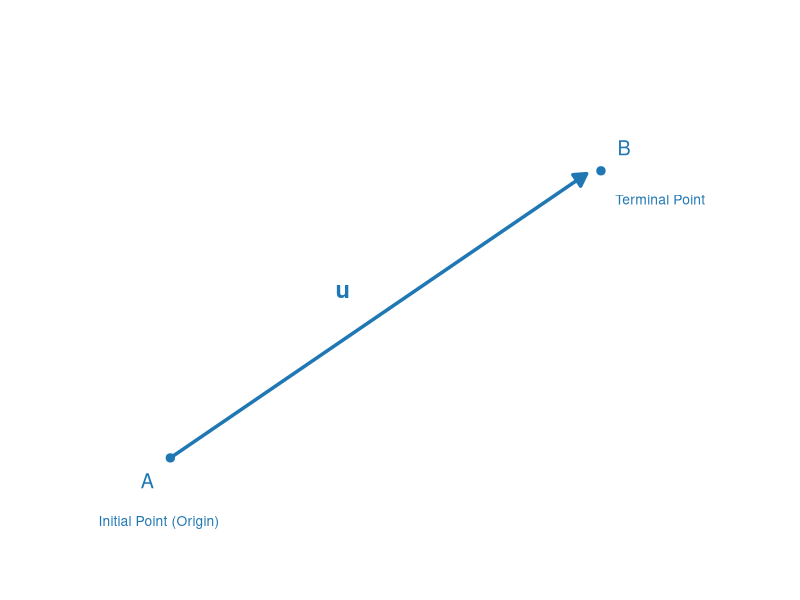
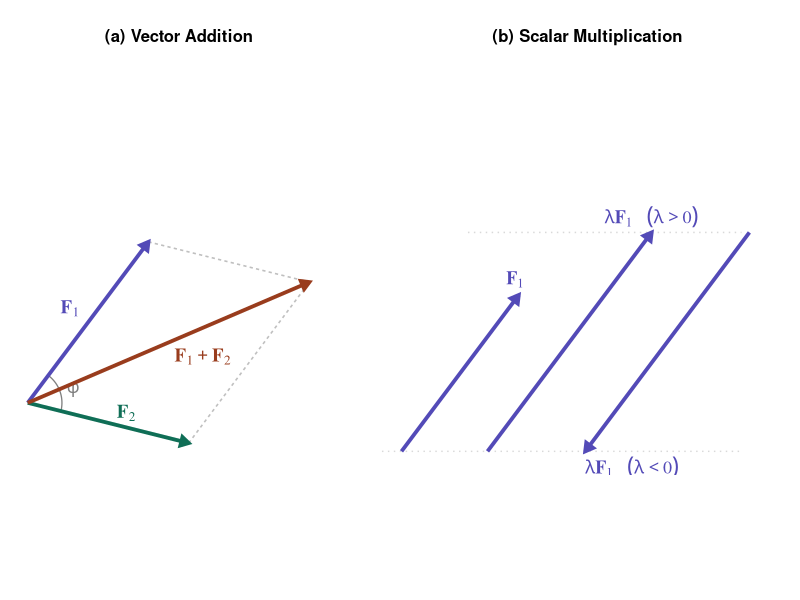
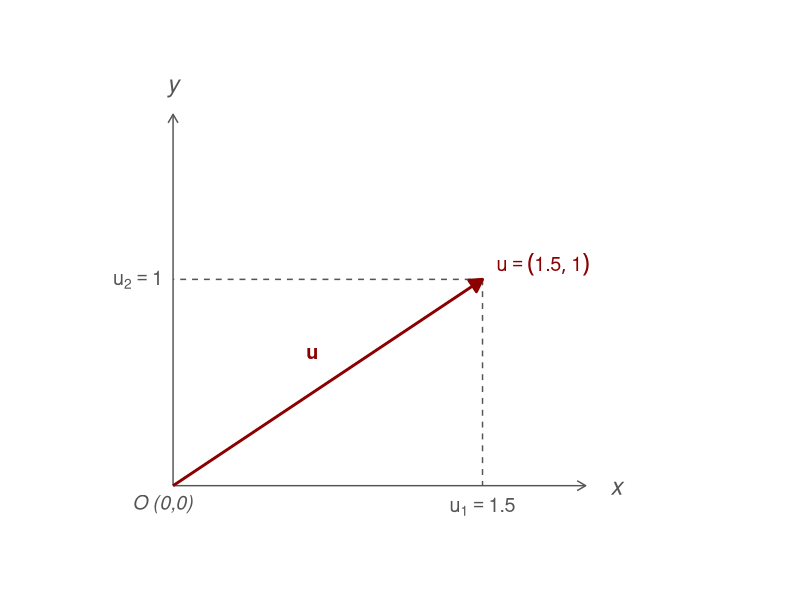
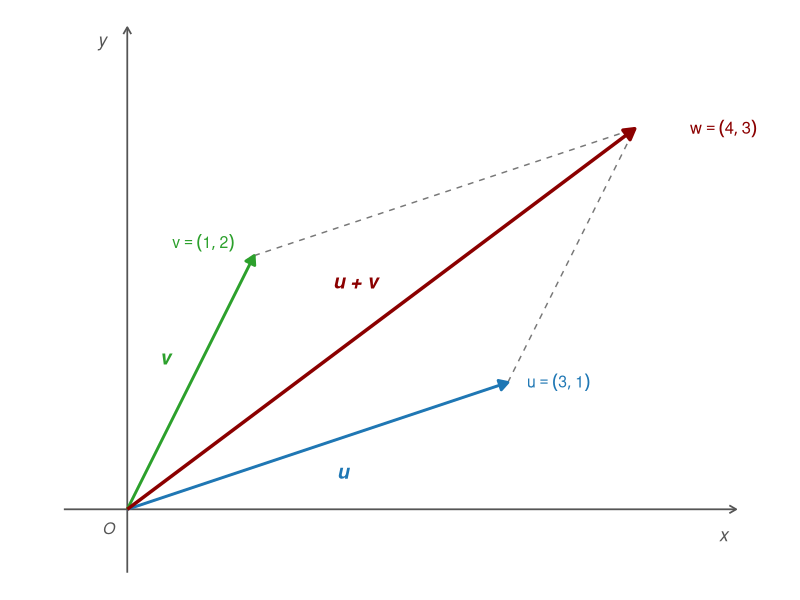

R code for these plots, in order:
## ---- chunk 1
#| echo: false
#| warning: false
#| fig-asp: 0.6
#| fig-width: 6
#| fig-height: 4
#| fig-align: center
#| label: fig-vector0
#| fig-cap: 'In a Cartesian coordinate system, a vector in $\mathbb{R}^2$ is geometrically represented as a directed line segment (an arrow).'


library(ggplot2)

# --- 1. Define Vector Component and Label Data ---
u1 <- 1.5
u2 <- 1.0

# Data frame for the terminal point math label
point_data <- data.frame(
  x = u1,
  y = u2,
  label = "(list(u[1], u[2]))"
)

# --- 2. Build the Plot ---
ggplot() +
  # Clear theme to remove background grid lines completely
  theme_void() + 
  theme(
    plot.margin = margin(20, 20, 20, 20)
  ) +
  
  # 1. Vertical and Horizontal Dashed Projection Lines
  #geom_segment(aes(x = u1, y = u2, xend = u1, yend = 0), 
              # color = "#777777", lty = "dashed", linewidth = 0.5) +
  #geom_segment(aes(x = u1, y = u2, xend = 0, yend = u2), 
               #color = "#777777", lty = "dashed", linewidth = 0.5) +
  
  # 2. Axis Lines (x and y) with open arrow heads
  #geom_segment(aes(x = -0.2, y = 0, xend = 2.2, yend = 0), 
              # arrow = arrow(length = unit(0.25, "cm"), type = "open"), 
               #color = "#555555", linewidth = 0.6) +
  #geom_segment(aes(x = 0, y = -0.2, xend = 0, yend = 1.8), 
               #arrow = arrow(length = unit(0.25, "cm"), type = "open"), 
               #color = "#555555", linewidth = 0.6) +
  
  # Axis Labels (Muted dark gray text in italics)
  #annotate("text", x = 2.3, y = 0, label = "x", fontface = "italic", color = "#333333", size = 6) +
  #annotate("text", x = 0, y = 1.95, label = "y", fontface = "italic", color = "#333333", size = 6) +
  
  # Axis Ticks / Intercept Labels for components
  #annotate("text", x = u1, y = -0.12, label = "u[1]", parse = TRUE, color = "#555555", size = 5) +
  #annotate("text", x = -0.12, y = u2, label = "u[2]", parse = TRUE, color = "#555555", size = 5) +
  
  # 3. The Vector Arrow (Premium Dark Red, thick line, closed arrow head)
  geom_segment(aes(x = 0, y = 0, xend = u1 - 0.05, yend = u2 - 0.01), 
               arrow = arrow(length = unit(0.35, "cm"), type = "closed"), 
               color = "#1f77b4", linewidth = 1.2) +
  
  # Vector Name Label (Boldface type)
  annotate("text", x = u1 * 0.4, y = u2 * 0.5 + 0.08, label = "bold(u)", parse = TRUE, color = "#1f77b4", size = 6) +
  
  # 4. Initial & Terminal Geometric Points
  geom_point(aes(x = 0, y = 0), color = "#1f77b4", size = 2.5) +    # Initial Point Dot
  geom_point(aes(x = u1, y = u2), color = "#1f77b4", size = 2.5) + # Terminal Point Dot
  
  # Point Structural Text Labels
  annotate("text", x = -0.08, y = -0.08, label = "A", color = "#1f77b4", size = 5) +
  annotate("text", x = -0.25, y = -0.22, label = "Initial Point (Origin)", color = "#1f77b4", size = 3.5, hjust = 0) +
  annotate("text", x = u1 + 0.05, y = u2 - 0.1, label = "Terminal Point", color = "#1f77b4", size = 3.5, hjust = 0) +
  annotate("text", x = u1 + 0.08, y = u2 + 0.08, label = "B", color = "#1f77b4", size = 5) +

  
  # Math Coordinate Coordinate Label matching the dark red vector style
  #geom_text(data = point_data, aes(x = x, y = y, label = label), 
            #color = "#8B0000", parse = TRUE, size = 5, hjust = -0.05, vjust = -0.6) +
  
  # 5. Fix coordinate ratio and set clean boundaries
  coord_fixed(xlim = c(-0.4, 2.0), ylim = c(-0.4, 1.5)) +
  theme(
  plot.margin = margin(t = 0, r = 0, b = 0, l = 0)
)
## ---- chunk 2
#| echo: false
#| warning: false
#| fig-asp: 0.6
#| fig-width: 8
#| fig-height: 6
#| fig-align: center
#| label: fig-vector01
#| fig-cap: '$\textbf{(a) Vector addition:}$ the blue vector, $\mathbf{F_{1}} + \mathbf{F_{2}}$, is the diagonal of the parallelogram spanned by $\mathbf{F_{1}}$ and $\mathbf{F_{2}}$, where $\varphi$ denotes the angle between them. $\textbf{(b) Scalar multiplication:}$ $\lambda\mathbf{F_{1}}$ is parallel to $\mathbf{F_{1}}$ and scaled by a factor of $|\lambda|$. The vector maintains its original direction if $\lambda > 0$ and is completely reversed if $\lambda < 0$.'

library(ggplot2)
library(patchwork)

# ── Aesthetic Configurations ──────────────────────────────────────────────────
col_F1  <- "#534AB7"   # Purple
col_F2  <- "#0F6E56"   # Teal
col_R   <- "#993C1D"   # Coral
col_arc <- "grey50"
font_layout <- "serif" # Uniform mathematical typography

# ── Shared Vector Data ────────────────────────────────────────────────────────
F1  <- c(3, 4)
F2  <- c(4, -1)
R   <- F1 + F2

# Scalar factors for Panel 2
λ_pos <- 1.4
λ_neg <- -0.8

F1_pos <- λ_pos * F1
F1_neg <- λ_neg * F1

# Coordinate Envelopes
xlim_p1 <- c(-0.5, 8.0);  ylim_p1 <- c(-1.5, 5.5)
xlim_p2 <- c(-0.5, 10.0); ylim_p2 <- c(-0.6, 7.2) # Balanced vertical envelope

# ── PANEL 1: VECTOR ADDITION ─────────────────────────────────────────────────
add_df <- data.frame(
  x = c(0, 0, 0), y = c(0, 0, 0),
  xend = c(F1[1], F2[1], R[1]), yend = c(F1[2], F2[2], R[2]),
  col  = c(col_F1, col_F2, col_R)
)

ghost_df <- data.frame(
  x = c(F1[1], F2[1]), y = c(F1[2], F2[2]),
  xend = c(R[1], R[1]), yend = c(R[2], R[2])
)

angle_F1  <- atan2(F1[2], F1[1])
angle_F2  <- atan2(F2[2], F2[1])
arc_r     <- 0.85
arc_df    <- data.frame(
  x = arc_r * cos(seq(angle_F2, angle_F1, length.out = 180)),
  y = arc_r * sin(seq(angle_F2, angle_F1, length.out = 180))
)
mid_angle <- (angle_F1 + angle_F2) / 2

p1 <- ggplot() +
  geom_segment(
    data = ghost_df, aes(x = x, y = y, xend = xend, yend = yend),
    linetype = "22", colour = "grey75", linewidth = 0.55
  ) +
  geom_path(data = arc_df, aes(x = x, y = y), colour = col_arc, linewidth = 0.45) +
  annotate(
    "text", x = 1.20 * cos(mid_angle), y = 0.95 * sin(mid_angle),
    label = "phi", parse = TRUE, size = 4.5, colour = col_arc, family = font_layout
  ) +
  geom_segment(
    data = add_df, aes(x = x, y = y, xend = xend, yend = yend),
    colour = add_df$col, arrow = arrow(length = unit(0.22, "cm"), type = "closed"),
    linewidth = 1.3, linejoin = "mitre"
  ) +
  annotate("text", x = F1[1]/2 - 0.45, y = F1[2]/2 + 0.35, label = "bold(F)[1]", parse = TRUE, size = 4.8, colour = col_F1, family = font_layout) +
  annotate("text", x = F2[1]/2 + 0.45, y = F2[2]/2 + 0.25, label = "bold(F)[2]", parse = TRUE, size = 4.8, colour = col_F2, family = font_layout) +
  annotate("text", x = R[1]/2 + 0.85,  y = R[2]/2 - 0.35, label = "bold(F)[1] + bold(F)[2]", parse = TRUE, size = 4.8, colour = col_R, family = font_layout) +
  coord_equal(xlim = xlim_p1, ylim = ylim_p1, expand = FALSE) +
  theme_void(base_size = 12) +
  theme(
    plot.title = element_text(hjust = 0.5, face = "bold", size = 12, margin = margin(b = 10, t = 10))
  ) +
  labs(title = "(a) Vector Addition")


# ── PANEL 2: SCALAR MULTIPLICATION (MIXED APEX/BOTTOM LABELS) ─────────────────
ox1 <- 0     # Origin X for F1
ox2 <- 2.2   # Origin X for λ > 0
ox3 <- 4.7   # Origin X for λ < 0 (Reversed origin)

scl_df <- data.frame(
  x    = c(ox1, ox2, ox3 + F1_pos[1]), 
  y    = c(0,   0,   F1_pos[2]),       
  xend = c(ox1 + F1[1], ox2 + F1_pos[1], ox3), 
  yend = c(F1[2],       F1_pos[2],       0)    
)

p2 <- ggplot() +
  # Zone bounding visual reference margins
  annotate("segment", x = ox1 - 0.5, y = 0, xend = ox3 + 4.0, yend = 0, 
           colour = "grey85", linetype = "dotted", linewidth = 0.5) +
  annotate("segment", x = ox2 - 0.5, y = F1_pos[2], xend = ox3 + 4.0, yend = F1_pos[2], 
           colour = "grey85", linetype = "dotted", linewidth = 0.5) +
  # Vector Parallel Series
  geom_segment(
    data = scl_df, aes(x = x, y = y, xend = xend, yend = yend),
    colour = col_F1, arrow = arrow(length = unit(0.22, "cm"), type = "closed"),
    linewidth = 1.3, linejoin = "mitre"
  ) +
  # High-efficiency labels located cleanly at respective tops/bottoms
  # F1 label (Top)
  annotate("text", x = ox1 + F1[1] - 0.10, y = F1[2] + 0.40, 
           label = "bold(F)[1]", parse = TRUE, size = 4.6, colour = col_F1, family = font_layout) +
  # λ > 0 label (Top peak)
  annotate("text", x = ox2 + F1_pos[1], y = F1_pos[2] + 0.40, 
           label = "lambda * bold(F)[1] ~~~ (lambda > 0)", parse = TRUE, size = 4.6, colour = col_F1, family = font_layout) +
  # λ < 0 label (Placed at the bottom baseline where the arrow head points)
  annotate("text", x = ox3 + 1.20, y = -0.40, 
           label = "lambda * bold(F)[1] ~~~ (lambda < 0)", parse = TRUE, size = 4.6, colour = col_F1, family = font_layout) +
  # Constraints & Minimal Theme Execution
  coord_equal(xlim = xlim_p2, ylim = ylim_p2, expand = FALSE) +
  theme_void(base_size = 12) +
  theme(
    plot.title = element_text(hjust = 0.5, face = "bold", size = 12, margin = margin(b = 10, t = 10))
  ) +
  labs(title = "(b) Scalar Multiplication")


# ── Combined Composition Layout ───────────────────────────────────────────────
p1 + plot_spacer() + p2 + 
  plot_layout(widths = c(1, 0.05, 1.2)) & 
  theme(plot.background = element_rect(fill = "white", colour = NA))
## ---- chunk 3
#| echo: false
#| warning: false
#| fig-align: center
#| label: fig-vector
#| fig-cap: 'In a Cartesian coordinate system, a vector in $\mathbb{R}^2$ is geometrically represented as a directed line segment (an arrow).'


library(ggplot2)

# --- 1. Define Vector and Label Data ---
u1 <- 1.5
u2 <- 1.0

point_data <- data.frame(
  x = u1,
  y = u2,
  label = "u == (list(1.5, 1))"
)

# --- 2. Build the Plot ---
ggplot() +
  # Clear theme to remove background grid lines completely
  theme_void() + 
  theme(
    plot.margin = margin(20, 20, 20, 20)
  ) +
  
  # 1. Vertical and Horizontal Dashed Projection Lines (Palette from Image 1)
  geom_segment(aes(x = u1, y = u2, xend = u1, yend = 0), 
               color = "#555555", lty = "dashed", linewidth = 0.5) +
  geom_segment(aes(x = u1, y = u2, xend = 0, yend = u2), 
               color = "#555555", lty = "dashed", linewidth = 0.5) +

  
  # 2. Axis Lines (x and y) using the gray color (#555555)
  geom_segment(aes(x = 0, y = 0, xend = 2.0, yend = 0), 
               arrow = arrow(length = unit(0.25, "cm"), type = "open"), 
               color = "#555555", linewidth = 0.5) +
  geom_segment(aes(x = 0, y = 0, xend = 0, yend = 1.8), 
               arrow = arrow(length = unit(0.25, "cm"), type = "open"), 
               color = "#555555", linewidth = 0.5) +
  
  # Axis Labels (Muted gray text)
  annotate("text", x = 2.15, y = 0, label = "x", fontface = "italic", color = "#555555", size = 6) +
  annotate("text", x = 0, y = 1.95, label = "y", fontface = "italic", color = "#555555", size = 6) +
  annotate("text", x = -0.05, y = -0.08, label = "O (0,0)", fontface = "italic", color = "#555555", size = 5) +
  
  # Axis Ticks / Intercept Labels for the components
  annotate("text", x = u1, y = -0.1, label = "u[1] == 1.5", parse = TRUE, color = "#555555", size = 5) +
  annotate("text", x = -0.17, y = u2, label = "u[2] == 1", parse = TRUE, color = "#555555", size = 5) +
  
  # 3. The Vector Arrow using the Dark Red outline color (#8B0000)
  geom_segment(aes(x = 0, y = 0, xend = u1, yend = u2), 
               arrow = arrow(length = unit(0.35, "cm"), type = "closed"), 
               color = "#8B0000", linewidth = 1.0) +
  
  # Vector Name Label
  annotate("text", x = u1 * 0.45, y = u2 * 0.55 + 0.1, label = "u", fontface = "bold", color = "#8B0000", size = 5) +
  
  
  # 5. Math Coordinate Label matching the dark red style
  geom_text(data = point_data, aes(x = x, y = y, label = label), 
            color = "#8B0000", parse = TRUE, size = 5, hjust = -0.15, vjust = -0.15) +
  
  # 6. Fix coordinate ratio and set plot boundaries
  coord_fixed(xlim = c(-0.3, 2.5), ylim = c(-0.3, 2.1))
## ---- chunk 4
u <- c(1.5, 1)
u
## ---- chunk 5
#| echo: false
#| warning: false
#| fig-align: center
#| label: fig-vector2
#| fig-cap: 'In a Cartesian coordinate system, a vector in $\mathbb{R}^2$ is geometrically represented as a directed line segment (an arrow).'


# 1. Define vector components
ux <- 3; uy <- 1
vx <- 1; vy <- 2
rx <- ux + vx  # 4
ry <- uy + vy  # 3

# 2. Build the blank theme canvas
ggplot() +
  # Custom Axis Lines (Charcoal Gray)
  geom_segment(aes(x = -0.5, y = 0, xend = 4.8, yend = 0), 
               arrow = arrow(length = unit(0.2, "cm"), type = "open"), color = "#555555", linewidth = 0.6) +
  geom_segment(aes(x = 0, y = -0.5, xend = 0, yend = 3.8), 
               arrow = arrow(length = unit(0.2, "cm"), type = "open"), color = "#555555", linewidth = 0.6) +
  
  # Axis Labels
  annotate("text", x = 4.7, y = -0.2, label = "x", fontface = "italic", size = 4.5, color = "#555555") +
  annotate("text", x = -0.2, y = 3.7, label = "y", fontface = "italic", size = 4.5, color = "#555555") +
  annotate("text", x = -0.15, y = -0.15, label = "O", fontface = "italic", size = 4, color = "#555555") +
  
  # Parallelogram / Projection Guidelines (Dashed Lines)
  geom_segment(aes(x = ux, y = uy, xend = rx, yend = ry), lty = "dashed", color = "#777777", linewidth = 0.5) +
  geom_segment(aes(x = vx, y = vy, xend = rx, yend = ry), lty = "dashed", color = "#777777", linewidth = 0.5) +
  
  # Vector 'u' (Blue)
  geom_segment(aes(x = 0, y = 0, xend = ux, yend = uy), 
               arrow = arrow(length = unit(0.25, "cm"), type = "closed"), color = "#1f77b4", linewidth = 1.0) +
  # Vector 'v' (Green)
  geom_segment(aes(x = 0, y = 0, xend = vx, yend = vy), 
               arrow = arrow(length = unit(0.25, "cm"), type = "closed"), color = "#2ca02c", linewidth = 1.0) +
  # Resultant Vector 'u + v' (Maroon/Red)
  geom_segment(aes(x = 0, y = 0, xend = rx, yend = ry), 
               arrow = arrow(length = unit(0.3, "cm"), type = "closed"), color = "#8B0000", linewidth = 1.2) +
  
  # Mathematical Labels (Parsed textmath expressions)
  annotate("text", x = 1.7, y = 0.3, label = "u", fontface = "bold.italic", size = 5, color = "#1f77b4") +
  annotate("text", x = 0.3, y = 1.2, label = "v", fontface = "bold.italic", size = 5, color = "#2ca02c") +
  annotate("text", x = 1.8, y = 1.8, label = "u + v", fontface = "bold.italic", size = 5, color = "#8B0000") +
  
  # Terminal Coordinate Labels
  annotate("text", x = ux + 0.4, y = uy, label = "u == (list(3, 1))", parse = TRUE, size = 4, color = "#1f77b4") +
  annotate("text", x = vx - 0.4, y = vy + 0.1, label = "v == (list(1, 2))", parse = TRUE, size = 4, color = "#2ca02c") +
  annotate("text", x = rx + 0.7, y = ry, label = "w == (list(4, 3))", parse = TRUE, size = 4.2, color = "#8B0000") +
  
  # Force layout constraints matching original graphic style
  coord_fixed() +
  theme_void()
## ---- chunk 6
u <- c(3, 1)
v <- c(1, 2)

w <- u + v
w
